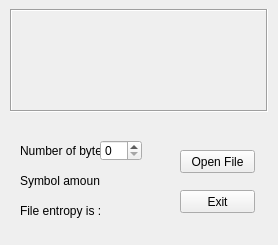
<?xml version="1.0" encoding="UTF-8"?>
<ui version="4.0">
 <class>Widget</class>
 <widget class="QWidget" name="Widget">
  <property name="geometry">
   <rect>
    <x>0</x>
    <y>0</y>
    <width>278</width>
    <height>245</height>
   </rect>
  </property>
  <property name="sizePolicy">
   <sizepolicy hsizetype="Preferred" vsizetype="Preferred">
    <horstretch>0</horstretch>
    <verstretch>0</verstretch>
   </sizepolicy>
  </property>
  <property name="minimumSize">
   <size>
    <width>278</width>
    <height>245</height>
   </size>
  </property>
  <property name="maximumSize">
   <size>
    <width>278</width>
    <height>245</height>
   </size>
  </property>
  <property name="acceptDrops">
   <bool>true</bool>
  </property>
  <property name="windowTitle">
   <string>File Entropy</string>
  </property>
  <widget class="QPushButton" name="Cancel_Button">
   <property name="geometry">
    <rect>
     <x>180</x>
     <y>190</y>
     <width>75</width>
     <height>23</height>
    </rect>
   </property>
   <property name="text">
    <string>Exit</string>
   </property>
  </widget>
  <widget class="QPushButton" name="File_Button">
   <property name="geometry">
    <rect>
     <x>180</x>
     <y>150</y>
     <width>75</width>
     <height>23</height>
    </rect>
   </property>
   <property name="text">
    <string>Open File</string>
   </property>
  </widget>
  <widget class="QLabel" name="byteNumber">
   <property name="geometry">
    <rect>
     <x>20</x>
     <y>140</y>
     <width>80</width>
     <height>21</height>
    </rect>
   </property>
   <property name="text">
    <string>Number of byte: </string>
   </property>
  </widget>
  <widget class="QLabel" name="label">
   <property name="geometry">
    <rect>
     <x>20</x>
     <y>170</y>
     <width>80</width>
     <height>21</height>
    </rect>
   </property>
   <property name="text">
    <string>Symbol amount:</string>
   </property>
  </widget>
  <widget class="QLabel" name="labelBytesCount">
   <property name="geometry">
    <rect>
     <x>100</x>
     <y>170</y>
     <width>41</width>
     <height>21</height>
    </rect>
   </property>
   <property name="text">
    <string/>
   </property>
  </widget>
  <widget class="QSpinBox" name="spinBox">
   <property name="geometry">
    <rect>
     <x>100</x>
     <y>140</y>
     <width>42</width>
     <height>21</height>
    </rect>
   </property>
   <property name="maximum">
    <number>255</number>
   </property>
  </widget>
  <widget class="QLabel" name="label_entr_perc">
   <property name="geometry">
    <rect>
     <x>100</x>
     <y>200</y>
     <width>41</width>
     <height>21</height>
    </rect>
   </property>
   <property name="text">
    <string/>
   </property>
  </widget>
  <widget class="QLabel" name="label_2">
   <property name="geometry">
    <rect>
     <x>20</x>
     <y>200</y>
     <width>80</width>
     <height>21</height>
    </rect>
   </property>
   <property name="text">
    <string>File entropy is :</string>
   </property>
  </widget>
  <widget class="QFrame" name="frame">
   <property name="geometry">
    <rect>
     <x>10</x>
     <y>9</y>
     <width>258</width>
     <height>103</height>
    </rect>
   </property>
   <property name="palette">
    <palette>
     <active>
      <colorrole role="Base">
       <brush brushstyle="SolidPattern">
        <color alpha="255">
         <red>255</red>
         <green>255</green>
         <blue>255</blue>
        </color>
       </brush>
      </colorrole>
      <colorrole role="Window">
       <brush brushstyle="SolidPattern">
        <color alpha="255">
         <red>255</red>
         <green>255</green>
         <blue>255</blue>
        </color>
       </brush>
      </colorrole>
      <colorrole role="AlternateBase">
       <brush brushstyle="SolidPattern">
        <color alpha="255">
         <red>255</red>
         <green>255</green>
         <blue>255</blue>
        </color>
       </brush>
      </colorrole>
     </active>
     <inactive>
      <colorrole role="Base">
       <brush brushstyle="SolidPattern">
        <color alpha="255">
         <red>255</red>
         <green>255</green>
         <blue>255</blue>
        </color>
       </brush>
      </colorrole>
      <colorrole role="Window">
       <brush brushstyle="SolidPattern">
        <color alpha="255">
         <red>255</red>
         <green>255</green>
         <blue>255</blue>
        </color>
       </brush>
      </colorrole>
      <colorrole role="AlternateBase">
       <brush brushstyle="SolidPattern">
        <color alpha="255">
         <red>255</red>
         <green>255</green>
         <blue>255</blue>
        </color>
       </brush>
      </colorrole>
     </inactive>
     <disabled>
      <colorrole role="Base">
       <brush brushstyle="SolidPattern">
        <color alpha="255">
         <red>255</red>
         <green>255</green>
         <blue>255</blue>
        </color>
       </brush>
      </colorrole>
      <colorrole role="Window">
       <brush brushstyle="SolidPattern">
        <color alpha="255">
         <red>255</red>
         <green>255</green>
         <blue>255</blue>
        </color>
       </brush>
      </colorrole>
      <colorrole role="AlternateBase">
       <brush brushstyle="SolidPattern">
        <color alpha="255">
         <red>255</red>
         <green>255</green>
         <blue>255</blue>
        </color>
       </brush>
      </colorrole>
     </disabled>
    </palette>
   </property>
   <property name="cursor">
    <cursorShape>ArrowCursor</cursorShape>
   </property>
   <property name="mouseTracking">
    <bool>true</bool>
   </property>
   <property name="acceptDrops">
    <bool>true</bool>
   </property>
   <property name="frameShape">
    <enum>QFrame::Box</enum>
   </property>
   <property name="frameShadow">
    <enum>QFrame::Sunken</enum>
   </property>
  </widget>
 </widget>
 <layoutdefault spacing="6" margin="11"/>
 <resources/>
 <connections/>
</ui>
